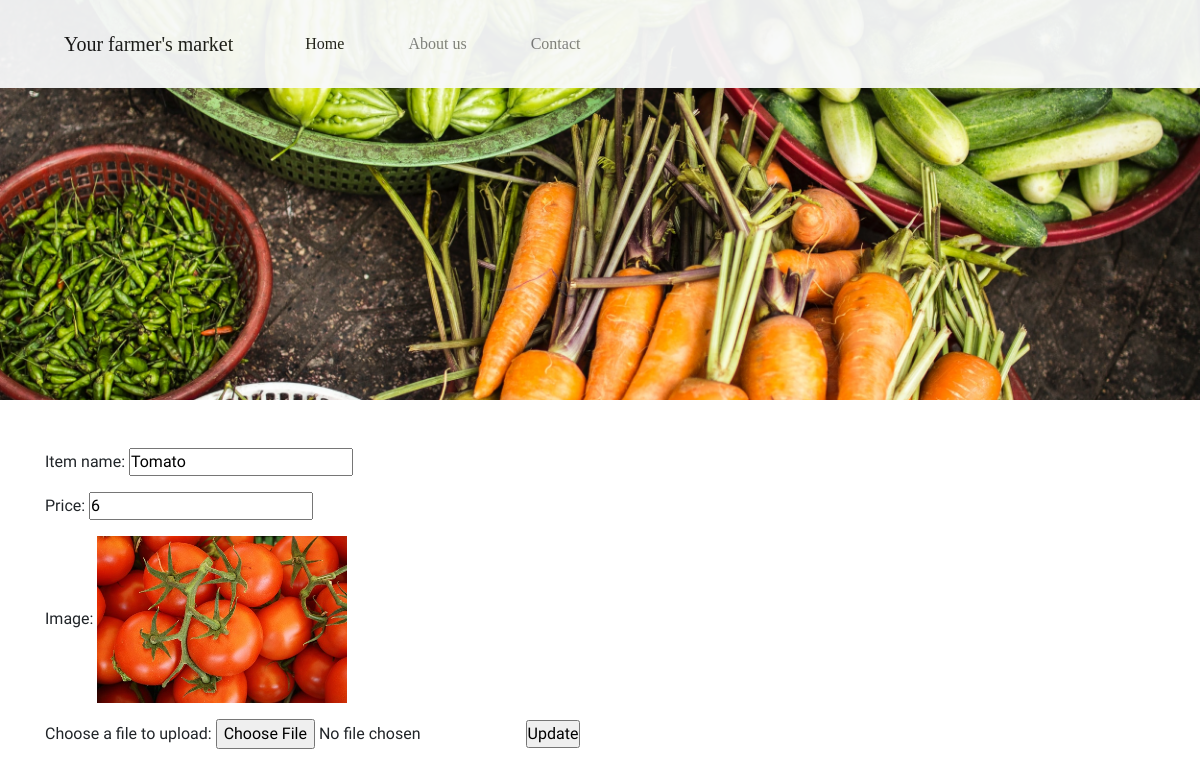
Page /update.php?id=1 on the committed database.
### tables this page shows
CREATE TABLE `item` (
  `item_id` int(11) NOT NULL,
  `image` varchar(255) NOT NULL DEFAULT 'NULL',
  `name` varchar(100) DEFAULT NULL,
  `price` float DEFAULT NULL,
  `quantity` int(11) DEFAULT NULL
);

### update.php (the view, shortened to what this page needs)
<?php
	require_once "dbconnect.php";
	if(isset($_GET["id"])){
		$item_id = $_GET["id"];
		$sql = "SELECT * FROM `item` WHERE item_id = $item_id";
		$result = mysqli_query($conn ,$sql);
		$row = $result->fetch_assoc();
	}
?>
<!DOCTYPE html>
<html lang="en">
<head>
  <link rel="stylesheet" type="text/css" href="style.css">
  <link rel="stylesheet" href="https://stackpath.bootstrapcdn.com/bootstrap/4.3.1/css/bootstrap.min.css">
  </head>
<body>
  <header>
   	<nav class="navbar fixed-top navbar-expand-lg navbar-light bg-light">
   		<a class="navbar-brand pl-5 my-3" href="index.php">Your farmer's market</a>
   		<div class="collapse navbar-collapse" id="navbarNav">
   			<ul class="navbar-nav">
   				<li class="nav-item active pl-5">
       				<a class="nav-link" href="index.php">Home<span class="sr-only">(current)</span></a>
      			</li>
      			<li class="nav-item pl-5">
        			<a class="nav-link" href="#">About us</a>
      			</li>
      			<li class="nav-item pl-5">
        			<a class="nav-link" href="#">Contact</a>
      			</li>
   			</ul>
   		</div>
   	</nav>
     </header>
   	<div class="container mt-5">
		<form enctype="multipart/form-data" method="post">
			<p>Item name: <input type="text" name="name" value="<?php echo $row['name'] ?>"></p>
			<p>Price: <input type="text" name="price" value="<?php echo $row['price'] ?>"></p>
    		<p>Image: <img width="250px" src="<?php echo $row['image'] ?>" alt=""></p>
    		<p>Choose a file to upload: <input name="uploaded_file" type="file" />
    		<input type="submit" value="Update" name="submit" /></p>
   		</form>
	</div>
</body>
</html>

### style.css (style rules this page uses)
* { padding: 0; margin: 0; font-family: 'Cinzel', serif; }
.navbar { opacity: 0.95; }
p { font-family: 'Pontano Sans', sans-serif; }
header { background: url('img/3.jpg') no-repeat 60% 40%; background-size: cover; height: 400px; margin-bottom: 0 !important; }

### rows in the picture
item: name "Tomato", price "6", image (picture)
